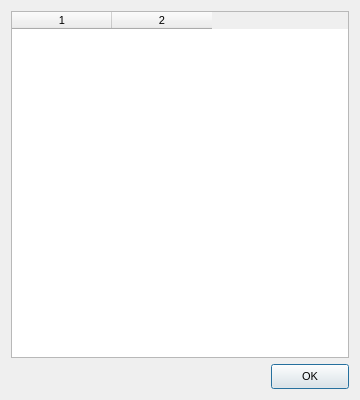
<?xml version="1.0" encoding="UTF-8"?>
<ui version="4.0">
 <class>DialogELFStrings</class>
 <widget class="QDialog" name="DialogELFStrings">
  <property name="windowModality">
   <enum>Qt::ApplicationModal</enum>
  </property>
  <property name="geometry">
   <rect>
    <x>0</x>
    <y>0</y>
    <width>360</width>
    <height>400</height>
   </rect>
  </property>
  <property name="minimumSize">
   <size>
    <width>360</width>
    <height>400</height>
   </size>
  </property>
  <property name="maximumSize">
   <size>
    <width>360</width>
    <height>400</height>
   </size>
  </property>
  <property name="font">
   <font>
    <pointsize>8</pointsize>
    <weight>50</weight>
    <bold>false</bold>
   </font>
  </property>
  <property name="windowTitle">
   <string>String Table</string>
  </property>
  <layout class="QVBoxLayout" name="verticalLayout">
   <item>
    <widget class="QTableWidgetX" name="tableWidgetStrings">
     <property name="font">
      <font>
       <pointsize>8</pointsize>
       <weight>50</weight>
       <bold>false</bold>
      </font>
     </property>
     <property name="contextMenuPolicy">
      <enum>Qt::CustomContextMenu</enum>
     </property>
     <property name="editTriggers">
      <set>QAbstractItemView::NoEditTriggers</set>
     </property>
     <property name="selectionMode">
      <enum>QAbstractItemView::SingleSelection</enum>
     </property>
     <property name="selectionBehavior">
      <enum>QAbstractItemView::SelectItems</enum>
     </property>
     <property name="gridStyle">
      <enum>Qt::NoPen</enum>
     </property>
     <property name="sortingEnabled">
      <bool>true</bool>
     </property>
     <property name="rowCount">
      <number>8</number>
     </property>
     <property name="columnCount">
      <number>2</number>
     </property>
     <attribute name="horizontalHeaderVisible">
      <bool>true</bool>
     </attribute>
     <attribute name="verticalHeaderVisible">
      <bool>false</bool>
     </attribute>
     <row/>
     <row/>
     <row/>
     <row/>
     <row/>
     <row/>
     <row/>
     <row/>
     <column/>
     <column/>
    </widget>
   </item>
   <item>
    <layout class="QHBoxLayout" name="horizontalLayout">
     <item>
      <spacer name="horizontalSpacer_9">
       <property name="orientation">
        <enum>Qt::Horizontal</enum>
       </property>
       <property name="sizeHint" stdset="0">
        <size>
         <width>50</width>
         <height>20</height>
        </size>
       </property>
      </spacer>
     </item>
     <item>
      <widget class="QPushButtonX" name="pushButtonOK">
       <property name="minimumSize">
        <size>
         <width>78</width>
         <height>25</height>
        </size>
       </property>
       <property name="maximumSize">
        <size>
         <width>78</width>
         <height>25</height>
        </size>
       </property>
       <property name="text">
        <string>OK</string>
       </property>
      </widget>
     </item>
    </layout>
   </item>
  </layout>
 </widget>
 <customwidgets>
  <customwidget>
   <class>QPushButtonX</class>
   <extends>QPushButton</extends>
   <header>qpushbuttonx.h</header>
  </customwidget>
  <customwidget>
   <class>QTableWidgetX</class>
   <extends>QTableWidget</extends>
   <header>qtablewidgetx.h</header>
  </customwidget>
 </customwidgets>
 <resources/>
 <connections/>
</ui>
